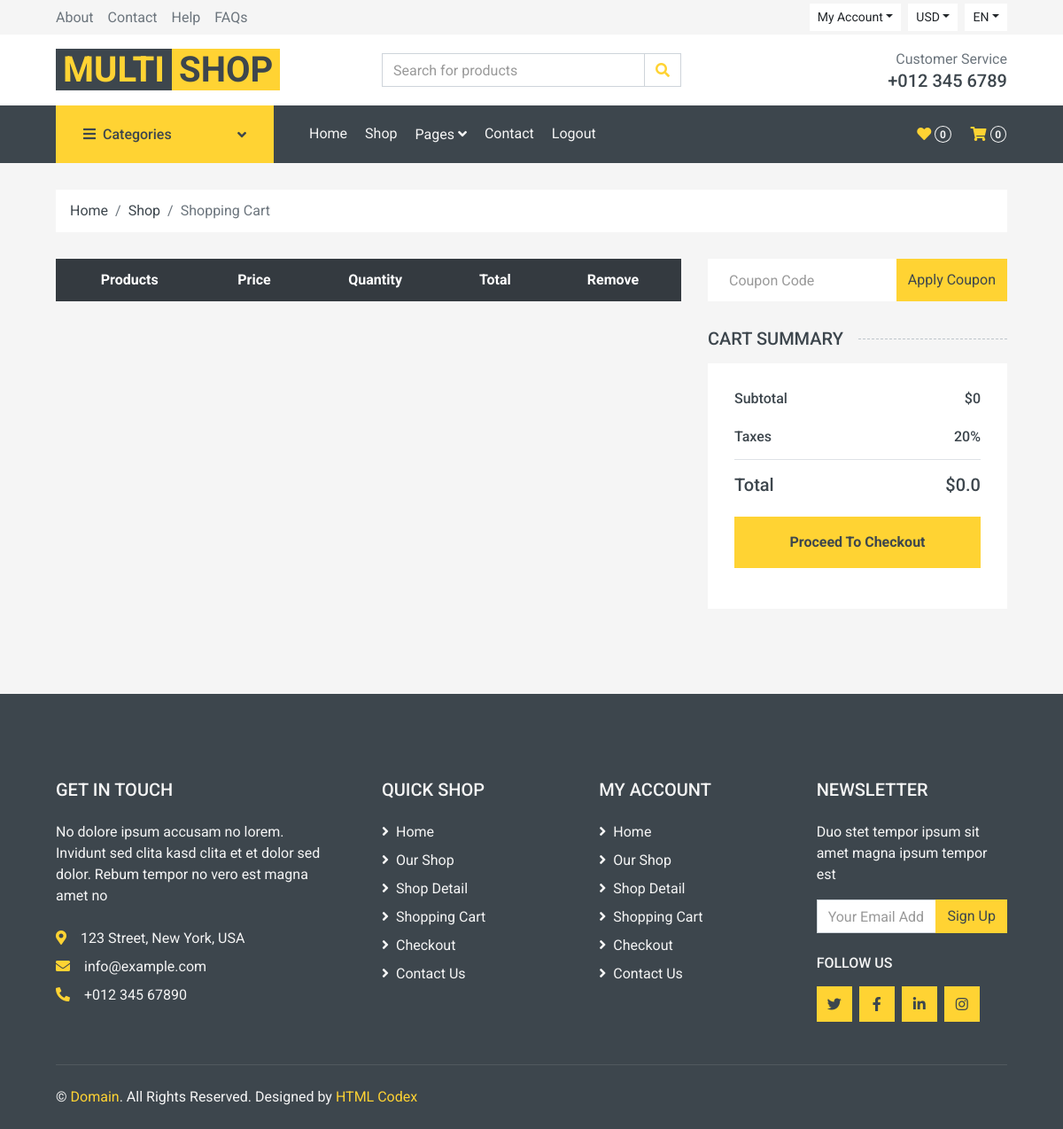
The page /cart/ (signed in) on the database as committed earlier.
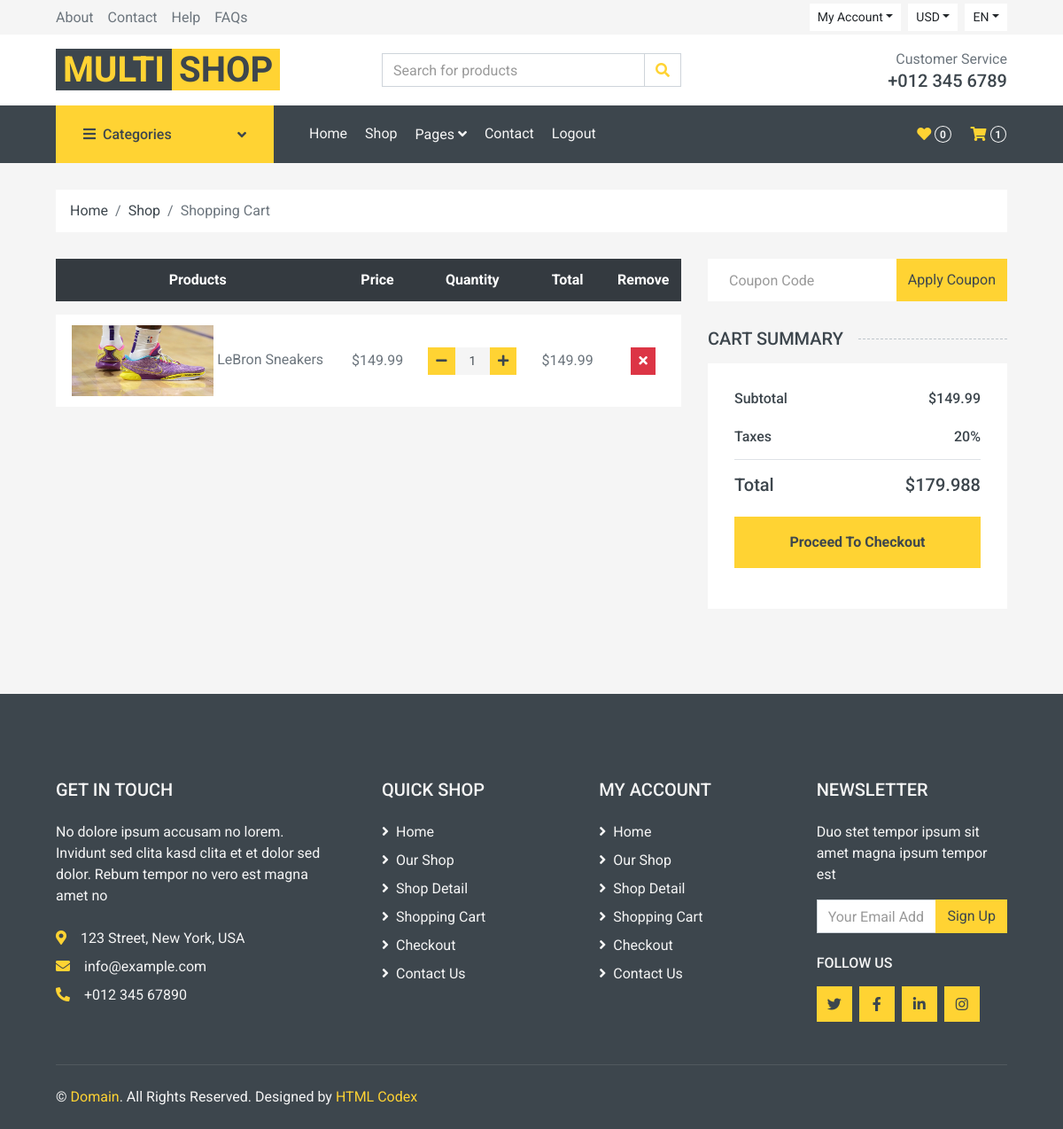
The same page on the database as committed later.
### main/models.py (models this page shows, shortened)
class Cart(models.Model):
    user = models.ForeignKey(User, on_delete=models.CASCADE, null=True, blank=True)
    price = models.DecimalField(default=0, decimal_places=2, max_digits=6)

class CartItem(models.Model):
    cart = models.ForeignKey(Cart, related_name="cart_items", on_delete=models.CASCADE)
    product = models.ForeignKey(Product, on_delete=models.CASCADE, default='1')
    quantity = models.PositiveIntegerField(default=1)
    def total_price(self):
        if self.product.is_sale:
            self.cart.price = self.product.sale_price * self.quantity
            return self.product.sale_price * self.quantity
        else:
            self.cart.price = self.product.price * self.quantity
            return self.product.price * self.quantity

class Product(models.Model):
    category = models.ForeignKey(Category, on_delete=models.CASCADE, related_name='product_category')
    name = models.CharField(max_length=300)
    description = models.CharField(max_length=1000, default="", blank=True, null=True)
    image = models.ImageField(upload_to="images/products/")
    price = models.DecimalField(default=0, decimal_places=2, max_digits=6)
    is_sale = models.BooleanField(default=False)
    sale_price = models.DecimalField(default=0, decimal_places=2, max_digits=6)

### main/views.py (the view)
# urls.py: path('cart/', views.cart, name="cart"),
def cart(request):
    if request.user.is_authenticated:
        try:
            cart = Cart.objects.get(user=request.user)
            cart_items = CartItem.objects.filter(cart=cart)
            total_price = sum(item.total_price() for item in cart_items)
            taxes_price = total_price + (total_price * 20) / 100
            cart.price = total_price
            cart.save()
            return render(request, 'main/cart.html', {'cart_items': cart_items, 'cart': cart, 'total_price': total_price, 'taxes_price': taxes_price, 'MEDIA_URL': settings.MEDIA_URL})
        except Cart.DoesNotExist:
            messages.error(request, "Add something to cart first.")
            return redirect('index')
    else:
        messages.error(request, "Log in first.")
        return redirect('index')

### main/templates/main/cart.html (shortened to what the changed rows need)
{% extends 'main/base.html' %}
{% block body %}
    <div class="container-fluid">
        <div class="row px-xl-5">
            <div class="col-lg-8 table-responsive mb-5">
                <table class="table table-light table-borderless table-hover text-center mb-0">
                    <thead class="thead-dark">
                        <tr>
                            <th>Products</th>
                            <th>Price</th>
                            <th>Quantity</th>
                            <th>Total</th>
                            <th>Remove</th>
                        </tr>
                    </thead>
                    <tbody class="align-middle">
                        {% for item in cart_items %}
                        <tr>
                            <td class="align-middle"><img src="{{ item.product.image.url }}" alt="{{ item.product.name }}" style="width: 10rem;height: 5rem;"> {{ item.product.name }}</td>
                            <td class="align-middle">${% if item.product.is_sale%}{{ item.product.sale_price }}{% else %}{{ item.product.price }}{% endif %}</td>
                            <td class="align-middle">
                                <div class="input-group quantity mx-auto" style="width: 100px;">
                                    <div class="input-group-btn">
                                        <form method="POST" action="{% url 'decrease_quantity' item.id %}">
                                            <button class="btn btn-sm btn-primary btn-minus" >
                                                <i class="fa fa-minus"></i>
                                            </button>
                                        </form>
                                    </div>
                                    <input type="text" class="form-control form-control-sm bg-secondary border-0 text-center" value="{{ item.quantity }}">
                                    <div class="input-group-btn">
                                        <form action="{% url 'add_quantity' item.pk %}" method="post">
                                            <button class="btn btn-sm btn-primary btn-plus">
                                                <i class="fa fa-plus"></i>
                                            </button>
                                        </form>
                                    </div>
                                </div>
                            </td>
                            <td class="align-middle">${{ item.total_price }}</td>
                            <td class="align-middle">
                                <form method="POST" action="{% url 'delete_cart' item.id %}">
                                    <button type="submit" class="btn btn-sm btn-danger">
                                        <i class="fa fa-times"></i>
                                    </button>
                                </form>
                            </td>
                        </tr>
                        {% endfor %}
                    </tbody>
                </table>
            </div>
            <div class="col-lg-4">
                <div class="bg-light p-30 mb-5">
                    <div class="border-bottom pb-2">
                        <div class="d-flex justify-content-between mb-3">
                            <h6>Subtotal</h6>
                            <h6>${{ total_price }}</h6>
                        </div>
                    </div>
                    <div class="pt-2">
                        <div class="d-flex justify-content-between mt-2">
                            <h5>Total</h5>
                            <h5>${{ taxes_price }}</h5>
                        </div>
                    </div>
                </div>
            </div>
        </div>
    </div>
{% endblock %}

### main/templates/main/base.html (shortened to what the changed rows need)
{% load static %}
<!DOCTYPE html>
<html lang="en">
<head>
    <link href="https://cdnjs.cloudflare.com/ajax/libs/font-awesome/5.10.0/css/all.min.css" rel="stylesheet">
    <link href="lib/animate/animate.min.css" rel="stylesheet">
    <link href="lib/owlcarousel/assets/owl.carousel.min.css" rel="stylesheet">
    <link href="{% static 'css/style.css' %}" rel="stylesheet">
</head>
<body>
    <div class="container-fluid bg-dark mb-30">
        <div class="row px-xl-5">
            <div class="col-lg-9">
                <nav class="navbar navbar-expand-lg bg-dark navbar-dark py-3 py-lg-0 px-0">
                    <div class="collapse navbar-collapse justify-content-between" id="navbarCollapse">
                        <div class="navbar-nav ml-auto py-0 d-none d-lg-block">
                            <a href="{% url 'cart' %}" class="btn px-0 ml-3">
                                <i class="fas fa-shopping-cart text-primary"></i>
                                <span class="badge text-secondary border border-secondary rounded-circle" style="padding-bottom: 2px;">{% if cart.cart_items.all %}{{ cart.cart_items.all|length }}{% else %}0{% endif %}</span>
                            </a>
                        </div>
                    </div>
                </nav>
            </div>
        </div>
    </div>
    {% block body %}
    {% endblock %}
</body>
</html>

Rows that differ between the two databases and show on the page:
added Cart: cart_items.all|length "1", price "149.99"
added CartItem: product.image (picture), product.name "LeBron Sneakers", product.sale_price "149.99", quantity "1", total_price "149.99"
Other text that changed with them:
{{ taxes_price }}: "0.0" → "179.988"
{{ total_price }}: "0" → (not shown)
text no longer shown: "0"
